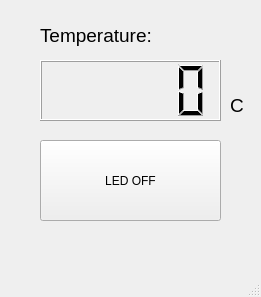
<?xml version="1.0" encoding="UTF-8"?>
<ui version="4.0">
 <class>IttChipApp</class>
 <widget class="QMainWindow" name="IttChipApp">
  <property name="geometry">
   <rect>
    <x>0</x>
    <y>0</y>
    <width>261</width>
    <height>297</height>
   </rect>
  </property>
  <property name="windowTitle">
   <string>MainWindow</string>
  </property>
  <widget class="QWidget" name="centralwidget">
   <widget class="QPushButton" name="Button1">
    <property name="geometry">
     <rect>
      <x>40</x>
      <y>140</y>
      <width>181</width>
      <height>81</height>
     </rect>
    </property>
    <property name="text">
     <string>LED OFF</string>
    </property>
   </widget>
   <widget class="QLCDNumber" name="lcd1">
    <property name="geometry">
     <rect>
      <x>40</x>
      <y>60</y>
      <width>181</width>
      <height>61</height>
     </rect>
    </property>
    <property name="segmentStyle">
     <enum>QLCDNumber::Filled</enum>
    </property>
   </widget>
   <widget class="QLabel" name="label1">
    <property name="geometry">
     <rect>
      <x>230</x>
      <y>90</y>
      <width>16</width>
      <height>31</height>
     </rect>
    </property>
    <property name="font">
     <font>
      <pointsize>14</pointsize>
     </font>
    </property>
    <property name="text">
     <string>C</string>
    </property>
   </widget>
   <widget class="QLabel" name="label2">
    <property name="geometry">
     <rect>
      <x>40</x>
      <y>20</y>
      <width>161</width>
      <height>31</height>
     </rect>
    </property>
    <property name="font">
     <font>
      <pointsize>14</pointsize>
     </font>
    </property>
    <property name="text">
     <string>Temperature:</string>
    </property>
   </widget>
  </widget>
  <widget class="QMenuBar" name="menubar">
   <property name="geometry">
    <rect>
     <x>0</x>
     <y>0</y>
     <width>261</width>
     <height>26</height>
    </rect>
   </property>
  </widget>
  <widget class="QStatusBar" name="statusbar"/>
 </widget>
 <resources/>
 <connections/>
</ui>
